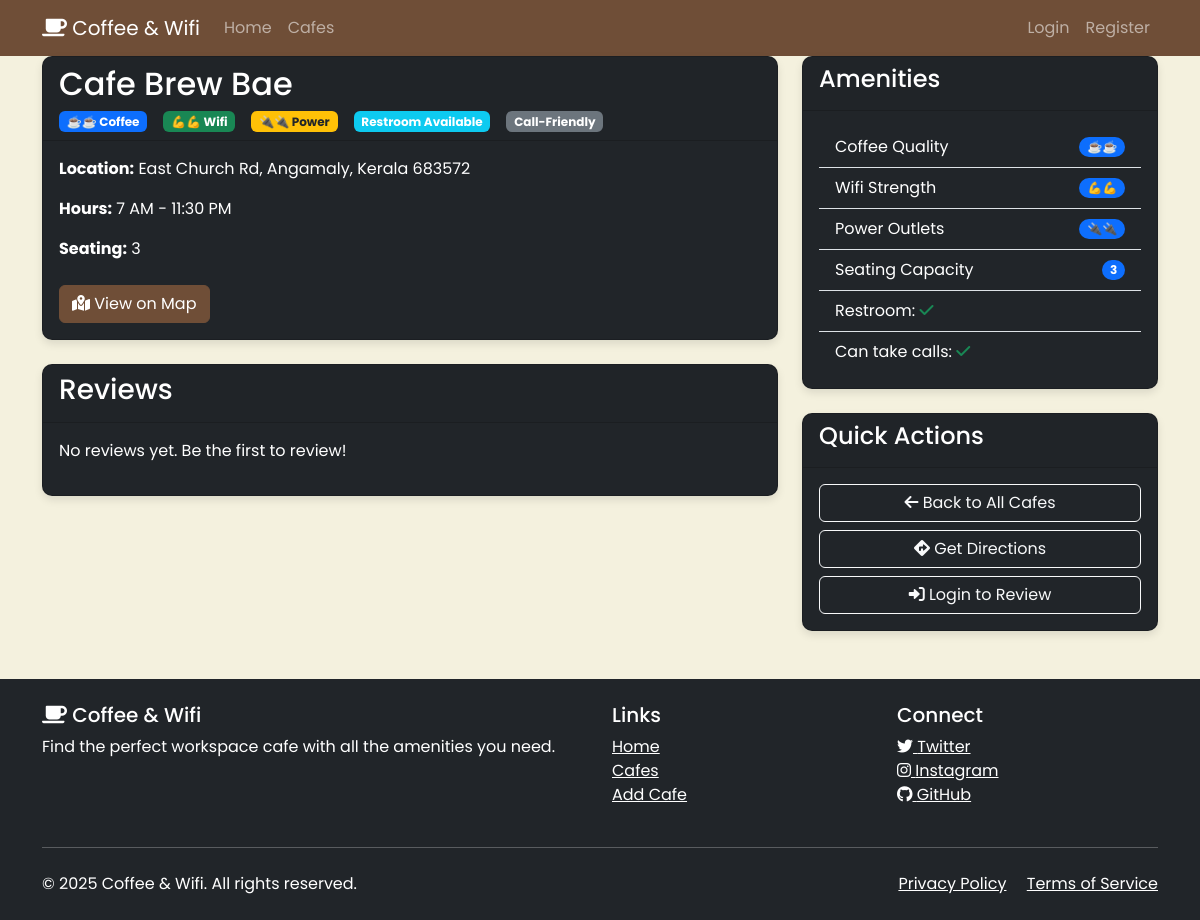
The page /cafe/1 on the database its author committed.
### main.py (models this page shows, shortened)
class Cafe(db.Model):
    __tablename__ = "cafes"
    id = db.Column(db.Integer, primary_key=True)
    name = db.Column(db.String(250), unique=True, nullable=False)
    location = db.Column(db.String(500), nullable=False)
    map_url = db.Column(db.String(500), nullable=False)
    open_time = db.Column(db.String(250), nullable=False)
    close_time = db.Column(db.String(250), nullable=False)
    coffee_rating = db.Column(db.String(250), nullable=False)
    wifi_rating = db.Column(db.String(250), nullable=False)
    power_rating = db.Column(db.String(250), nullable=False)
    seats = db.Column(db.String(250))
    can_take_calls = db.Column(db.Boolean, default=False)
    restroom = db.Column(db.Boolean, default=False)
    reviews = db.relationship("Review", back_populates="cafe")

### main.py (the view, shortened to what this page needs)
@app.route('/cafe/<int:cafe_id>', methods=['GET', 'POST'])
def show_cafe(cafe_id):
    cafe = Cafe.query.get_or_404(cafe_id)
    form = ReviewForm()
    return render_template('cafe.html', cafe=cafe, form=form, logged_in=current_user.is_authenticated)

### templates/cafe.html (shortened to what this page needs)
{% extends 'base.html' %}
{% block content %}
<div class="container">
    <div class="row">
        <div class="col-md-8">
            <div class="card bg-dark text-white mb-4">
                <div class="card-header">
                    <h2>{{ cafe.name }}</h2>
                    <div class="d-flex gap-3 mt-2">
                        <span class="badge bg-primary">{{ cafe.coffee_rating }} Coffee</span>
                        <span class="badge bg-success">{{ cafe.wifi_rating }} Wifi</span>
                        <span class="badge bg-warning text-dark">{{ cafe.power_rating }} Power</span>
                        {% if cafe.restroom %}
                            <span class="badge bg-info">Restroom Available</span>
                        {% endif %}
                        {% if cafe.can_take_calls %}
                            <span class="badge bg-secondary">Call-Friendly</span>
                        {% endif %}
                    </div>
                </div>
                <div class="card-body">
                    <p><strong>Location:</strong> {{ cafe.location }}</p>
                    <p><strong>Hours:</strong> {{ cafe.open_time }} - {{ cafe.close_time }}</p>
                    {% if cafe.seats %}
                        <p><strong>Seating:</strong> {{ cafe.seats }}</p>
                    {% endif %}
                    <div class="mt-4">
                        <a href="{{ cafe.map_url }}" target="_blank" class="btn btn-primary">
                            <i class="fas fa-map-marked-alt"></i> View on Map
                        </a>
                    </div>
                </div>
            </div>
            <div class="card bg-dark text-white">
                <div class="card-header">
                    <h3>Reviews</h3>
                </div>
                <div class="card-body">
                    {% if cafe.reviews %}
                        {% for review in cafe.reviews %}
                            <div class="mb-3 pb-3 border-bottom border-secondary">
                                <div class="d-flex justify-content-between">
                                    <h5>{{ review.author.name }}</h5>
                                    <div>
                                        {% for i in range(review.rating) %}
                                            <i class="fas fa-star text-warning"></i>
                                        {% endfor %}
                                        {% for i in range(5 - review.rating) %}
                                            <i class="far fa-star text-warning"></i>
                                        {% endfor %}
                                    </div>
                                </div>
                                <p class="text-muted">{{ review.created_at.strftime('%B %d, %Y') }}</p>
                                <p>{{ review.text }}</p>
                            </div>
                        {% endfor %}
                    {% else %}
                        <p>No reviews yet. Be the first to review!</p>
                    {% endif %}
                </div>
            </div>
        </div>
        <div class="col-md-4">
            <div class="card bg-dark text-white mb-4">
                <div class="card-header">
                    <h4>Amenities</h4>
                </div>
                <div class="card-body">
                    <ul class="list-group list-group-flush">
                        <li class="list-group-item bg-dark text-white d-flex justify-content-between align-items-center">
                            Coffee Quality
                            <span class="badge bg-primary rounded-pill">{{ cafe.coffee_rating }}</span>
                        </li>
                        <li class="list-group-item bg-dark text-white d-flex justify-content-between align-items-center">
                            Wifi Strength
                            <span class="badge bg-primary rounded-pill">{{ cafe.wifi_rating }}</span>
                        </li>
                        <li class="list-group-item bg-dark text-white d-flex justify-content-between align-items-center">
                            Power Outlets
                            <span class="badge bg-primary rounded-pill">{{ cafe.power_rating }}</span>
                        </li>
                        {% if cafe.seats %}
                        <li class="list-group-item bg-dark text-white d-flex justify-content-between align-items-center">
                            Seating Capacity
                            <span class="badge bg-primary rounded-pill">{{ cafe.seats }}</span>
                        </li>
                        {% endif %}
                        <li class="list-group-item bg-dark text-white">
                            Restroom: {% if cafe.restroom %}<i class="fas fa-check text-success"></i>{% else %}<i class="fas fa-times text-danger"></i>{% endif %}
                        </li>
                        <li class="list-group-item bg-dark text-white">
                            Can take calls: {% if cafe.can_take_calls %}<i class="fas fa-check text-success"></i>{% else %}<i class="fas fa-times text-danger"></i>{% endif %}
                        </li>
                    </ul>
                </div>
            </div>
            <div class="card bg-dark text-white">
                <div class="card-header">
                    <h4>Quick Actions</h4>
                </div>
                <div class="card-body">
                    <a href="{{ url_for('cafes') }}" class="btn btn-outline-light w-100 mb-2">
                        <i class="fas fa-arrow-left"></i> Back to All Cafes
                    </a>
                    <a href="{{ cafe.map_url }}" target="_blank" class="btn btn-outline-light w-100 mb-2">
                        <i class="fas fa-directions"></i> Get Directions
                    </a>
                    {% if logged_in %}
                        <button class="btn btn-outline-light w-100" data-bs-toggle="modal" data-bs-target="#reviewModal">
                            <i class="fas fa-edit"></i> Write a Review
                        </button>
                    {% else %}
                        <a href="{{ url_for('login') }}" class="btn btn-outline-light w-100">
                            <i class="fas fa-sign-in-alt"></i> Login to Review
                        </a>
                    {% endif %}
                </div>
            </div>
        </div>
    </div>
</div>
{% endblock %}

### static/css/styles.css (style rules this page uses)
:root { --primary: #6F4E37; --secondary: #C9A66B; --accent: #E3B23C; --light: #F4F1DE; --dark: #3D3522; }
body { background-color: var(--light); color: var(--dark); font-family: 'Poppins', sans-serif; }
.btn-primary { background-color: var(--primary); border-color: var(--primary); }
.card { background-color: white; border-radius: 10px; box-shadow: 0 4px 8px rgba(0,0,0,0.1); }

### rows shown on the page
Cafe: name "Cafe Brew Bae", coffee_rating "☕️☕️", wifi_rating "💪💪", power_rating "🔌🔌", location "East Church Rd, Angamaly, Kerala 683572", open_time "7 AM", close_time "11:30 PM", seats "3"
